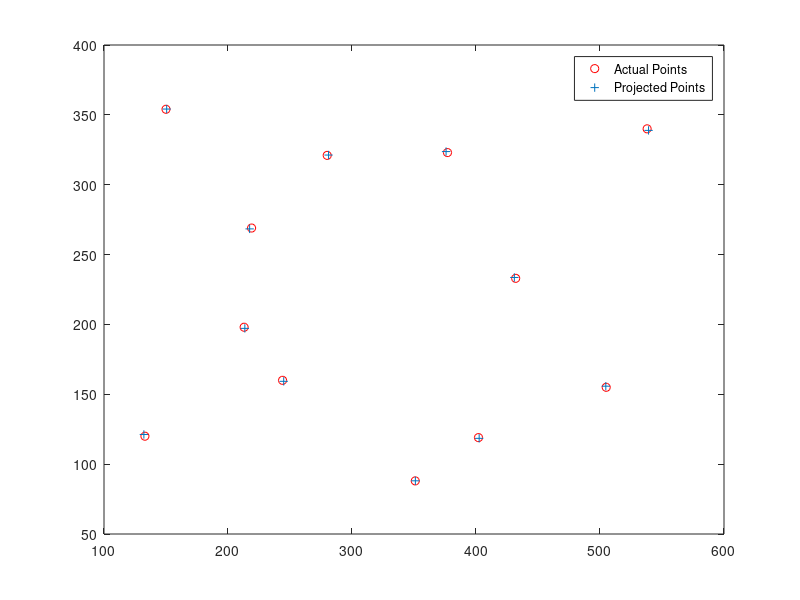

Write the MATLAB code that produced this figure. (Note: this script raises an error after producing the figure.)
% points in the world coordinate 
P = [ 4 0 4;
      4 0 6;
      3 0 7;
      6 0 8;
      2 0 2;
      6 0 2;
      0 1 9;
      0 3 8;
      0 4 5;
      0 6 7;
      0 2 2;
      0 7 3];
      
% points in 2D         
p = [ 219 269;
      213 198;
      244 160;
      133 120;
      280 321;
      150 354;
      351 88;
      402 119;
      432 233;
      505 155;
      377 323;
      538 340];
      
n=12;

% normalisation of the data
% Real world
P_center = mean(P);      
P0 = P-P_center;
avg_dist_P0 = 0;
for i=1:n
  avg_dist_P0 = avg_dist_P0 + norm(P0(i,:),'fro');
end
avg_dist_P0 = avg_dist_P0/n;
scale1 = sqrt(3)/avg_dist_P0;
P_norm = scale1*P0;
P_norm(:,4) = ones(n,1);
P_scale = diag([scale1 scale1 scale1 1]);
P_shift = eye(4);
P_shift(:,4)=[-P_center 1];
P_trans = P_scale*P_shift;

% Image plane
p_center = mean(p);
p0 = p - p_center;
avg_dist_p0 = 0;
for i=1:n
    avg_dist_p0 = avg_dist_p0 + norm(p0(i,:),'fro');
end
avg_dist_p0 = avg_dist_p0/n;
scale2 = sqrt(2)/avg_dist_p0;
p_norm = scale2*p0;
p_norm(:,3) = ones(n,1);
p_scale = diag([scale2 scale2 1]);
p_shift = eye(3);
p_shift(:,3)=[-p_center 1];
p_trans = p_scale*p_shift;


p(:,3) = ones(n,1);
P(:,4) = ones(n,1);

% DLT method
O = [ 0 0 0 0 ];
Q = zeros(2*n,12);
for i=1:n
  Q(2*i-1,:) = [ P_norm(i,:) O -p_norm(i,1)*P_norm(i,:) ];
  Q(2*i,:) = [ O P_norm(i,:) -p_norm(i,2)*P_norm(i,:) ];
end
[V,D] = eig(Q.'*Q);
M_norm = reshape(V(:, 1), [], 3)';
M = (inv(p_trans)*M_norm)*P_trans;
Project_Pts = ((M*P')');
Project_Pts = Project_Pts./Project_Pts(:, 3);

% error in projected points and actual 2D points
E = Project_Pts-p;
SQE  = E.^2;
MSE  = mean(SQE(:));
RMSE = sqrt(MSE);

% Plotting Actual points and projected points
plot(p(:,1),p(:,2),'ro');
hold on
plot(Project_Pts(:,1),Project_Pts(:,2),'+');
legend('Actual Points','Projected Points');
hold off


% calcuating intrinsic and extrinsic parameters
A = M(:,1:3);
R = zeros(3,3);
K = zeros(3,3);
rho = -1/norm(A(3,:),2);
R(3,:) = rho*A(3,:);
X0 = rho*rho*(A(1,:)*A(3,:).')
Y0 = rho*rho*(A(2,:)*A(3,:).')
cross1 = cross(A(1,:),A(3,:));
cross2 = cross(A(2,:),A(3,:));
n_cross1 = norm(cross1,2);
n_cross2 = norm(cross2,2);
theta = acos(-cross1/n_cross1*cross2.'/n_cross2)
alpha = rho*rho*n_cross1*sin(theta)
Beta = rho*rho*n_cross2*sin(theta)
R(1,:) = cross2/n_cross2;
R(2,:) = cross(R(3,:),R(1,:))
K(1,:) = [alpha -alpha*cot(theta) X0];
K(2,:) = [0 Beta/sin(theta) Y0];
K(3,:) = [0 0 1]
t = (rho*inv(K)*M(:,4)')'
x0 = -inv(R)*t
